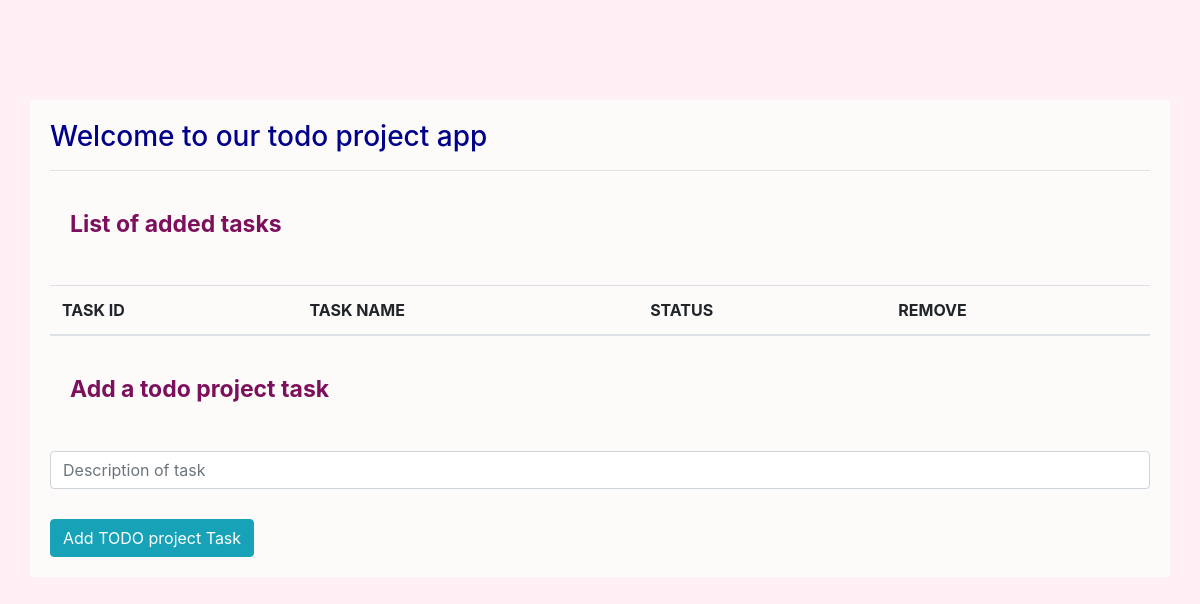
The app's page /, older data.
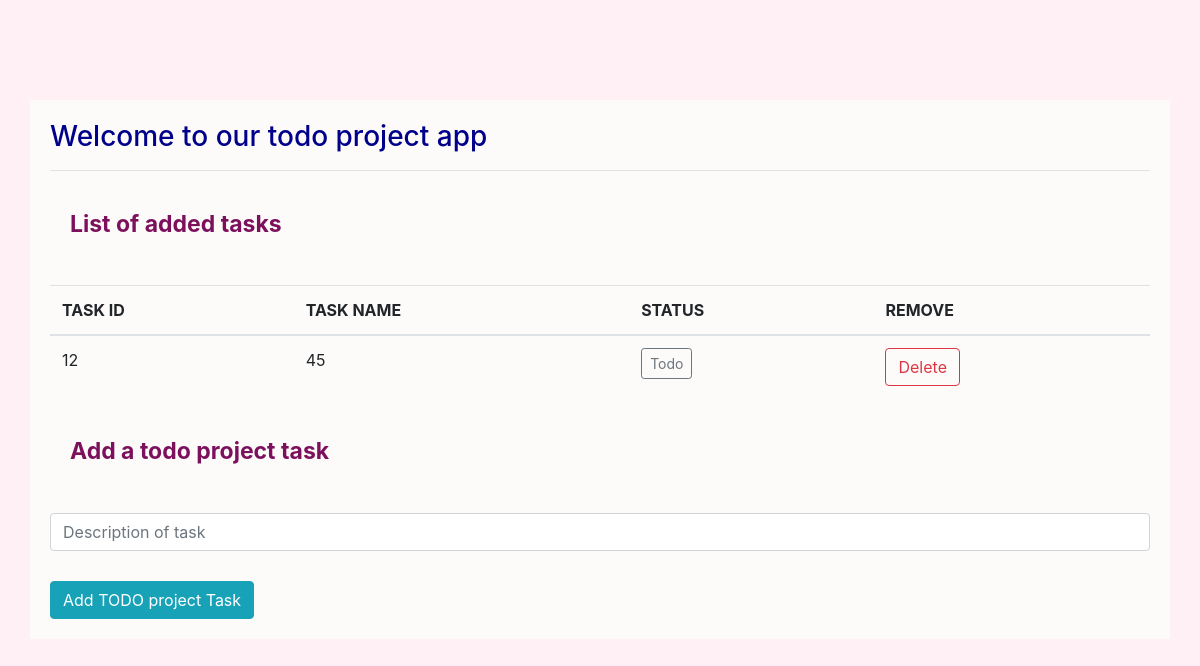
The same page, newer data.
### tables this page shows
CREATE TABLE tbl_tasks (ID INTEGER PRIMARY KEY AUTOINCREMENT,task TEXT, status TEXT);

### app/routes.py (the view)
@app.route("/")
def homepage():
    con = sql.connect('tasks_database.db')
    cur = con.cursor()
    cur.execute("SELECT * FROM tbl_tasks")
    rows = cur.fetchall()
    items = []
    for row in rows :
        items.append({'id' : row[0],'task' : row[1],'status': row[2]})
    print(items)
    return render_template("index.html", items=items)

### app/templates/index.html (shortened to what this page needs)
<!DOCTYPE html>
<html lang="en">
  <head>
    <link
      rel="stylesheet"
      href="https://maxcdn.bootstrapcdn.com/bootstrap/4.0.0/css/bootstrap.min.css"
    />
  </head>
  <body class="big-container">
    <div class="container">
      <h3 class="title">Welcome to our todo project app</h3>
      <hr />
      <form action="/create" method="POST" form="form1">
        <div class="form-group">
          <label for="title" class="subtitle">List of added tasks</label>
        </div>
      </form>
      <div class="table-responsive">
        <table class="table">
          <thead>
            <tr>
              <th class="task-id">TASK ID</th>
              <th class="task">TASK NAME</th>
              <th class="status">STATUS</th>
              <th class="update">REMOVE</th>
            </tr>
          </thead>
          <tbody>
            {% for item in items %}
            <tr>
              <td>{{item.id}}</td>
              <td>{{item.task}}</td>
               {% if item.status == "Todo" %}
              <td>
                <button
                  type="button"
                  class="btn btn-outline-secondary btn-sm state"
                  data-source="{{item.id}}"
                >{{item.status}}</button>
              </td>
              {%endif%}
              <td>
                <button
                  class="btn btn-outline-danger remove"
                  data-source="{{item.id}}"
                  type="button"
                >
                  Delete
                </button>
              </td>
            </tr>
            {% endfor %}
          </tbody>
        </table>
        <form action="/create" method="POST" form="form1">
          <div class="form-group">
            <label for="title" class="subtitle">Add a todo project task</label>
          </div>
        </form>
        <div
        id="task-modal"
      >
      <input
      type="text"
      class="form-control"
      placeholder="Description of task"
      aria-label="task-name"
      aria-describedby="basic-addon1"
    />
    <div class="add-button">
      <button id="submit-task" type="button" class="btn btn-info">
        Add TODO project Task
      </button>
    </div>
  </div>
      </div>
    </div>
  </body>
</html>

Row changes from the older to the newer data that the page shows:
added tbl_tasks: id "12", task "45", status "Todo"
